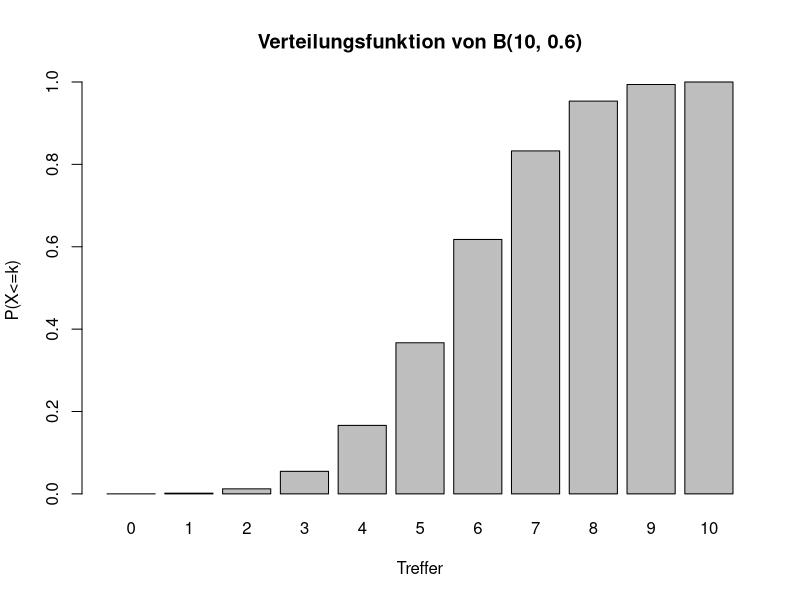

This chart was generated by the following R code:
# Verteilungsfunktion B(10, 0.6)
barplot(pbinom(0:10, 10, 0.6), names.arg = 0:10, main="Verteilungsfunktion von B(10, 0.6)", xlab="Treffer", ylab="P(X<=k)")
